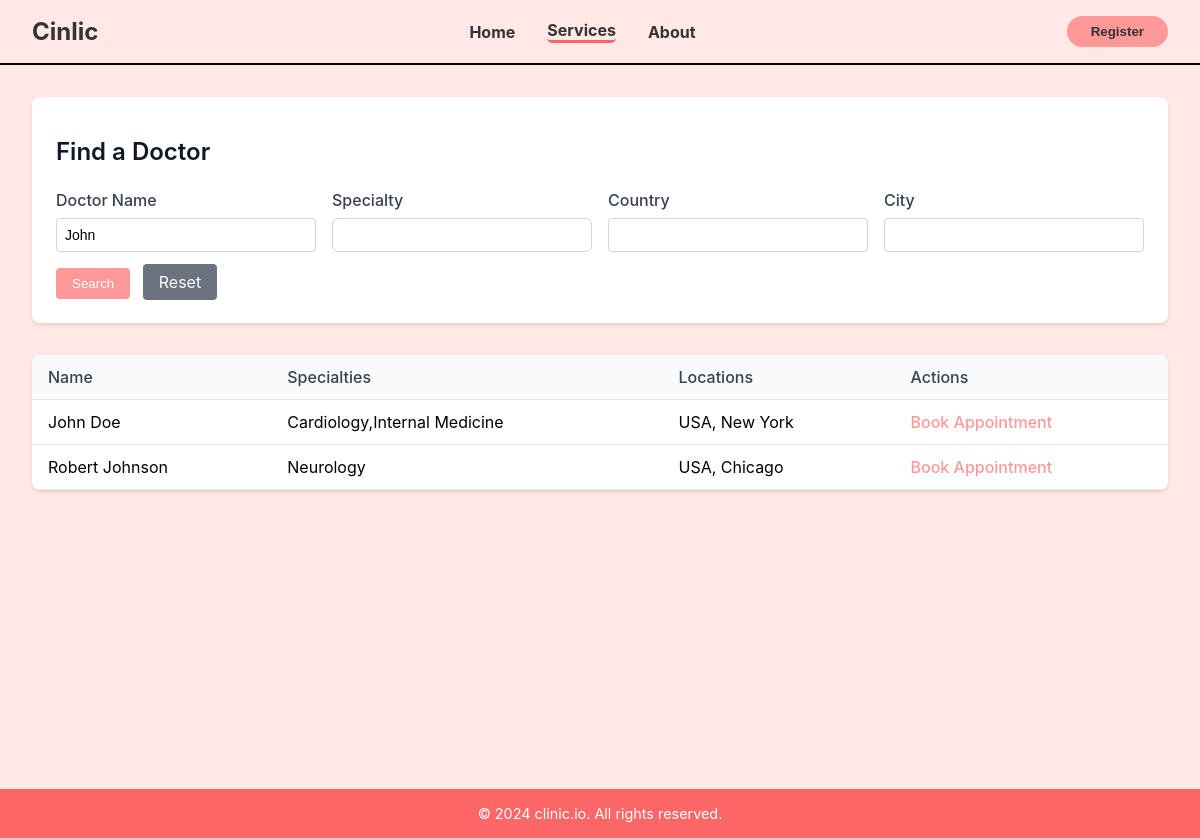
Screenshot of /search.php?name=John with the database file from the repository.
### tables this page shows
CREATE TABLE IF NOT EXISTS patient ( 
    ID INT NOT NULL PRIMARY KEY AUTO_INCREMENT, 
    First_Name VARCHAR(50) NOT NULL,
    Last_Name VARCHAR(50) NOT NULL, 
    Email VARCHAR(100) NOT NULL UNIQUE, 
    pwd VARCHAR(255) NOT NULL, 
    phoneNum VARCHAR(15) NOT NULL, 
    DOB DATE NOT NULL, 
    gender VARCHAR(10) NOT NULL, 
    BloodType VARCHAR(3) NOT NULL,
    Created_AT TIMESTAMP DEFAULT CURRENT_TIMESTAMP,
    Updated_AT TIMESTAMP DEFAULT CURRENT_TIMESTAMP ON UPDATE CURRENT_TIMESTAMP, 
    Session_ID VARCHAR(128) DEFAULT NULL,
    CONSTRAINT chk_gender CHECK (gender IN ('Male', 'Female')),
    CONSTRAINT chk_bloodtype CHECK (BloodType IN ('A+', 'A-', 'B+', 'B-', 'AB+', 'AB-', 'O+', 'O-'))
);

### includes/search_model.inc.php (called while the page is built, shortened)
<?php
function findDoctors($pdo, array $params, array $where_conditions)
{
    $query = "
    SELECT DISTINCT
        p.ID,
        p.First_Name,
        p.Last_Name,
        GROUP_CONCAT(DISTINCT s.Specialty_Name) as Specialties,
        GROUP_CONCAT(DISTINCT CONCAT(l.Country, ', ', l.City)) as Locations
    FROM patient p
    INNER JOIN doctor d ON p.ID = d.ID
    LEFT JOIN specialty s ON d.ID = s.DoctorID
    LEFT JOIN appointment a ON d.ID = a.DoctorID
    LEFT JOIN location l ON a.LocationID = l.ID
";
    if (!empty($where_conditions)) {
        $query .= " WHERE " . implode(" AND ", $where_conditions);
    }
    $query .= " GROUP BY p.ID, p.First_Name, p.Last_Name";
    try {
        $stmt = $pdo->prepare($query);
        $stmt->execute($params);
        return  $stmt->fetchAll();
    } catch (PDOException $e) {
        error_log("Query failed: " . $e->getMessage());
        return [];
    }
}

### search.php (the view, shortened to what this page needs)
<?php
try {
    $db = Database::getInstance();
    $pdo = $db->getConnection();
    $pdo->setAttribute(PDO::ATTR_ERRMODE, PDO::ERRMODE_EXCEPTION);
} catch (PDOException $e) {
    die("Connection failed: " . $e->getMessage());
}
$where_conditions = [];
$params = [];
if (!empty($_GET['name'])) {
    $name = $_GET['name'];
    $where_conditions[] = "(p.First_Name LIKE :name OR p.Last_Name LIKE :name2)";
    $params[':name'] = "%$name%";
    $params[':name2'] = "%$name%";
}
require_once 'includes/search_model.inc.php';
$results = findDoctors($pdo, $params, $where_conditions);
function h($str)
{
    return htmlspecialchars($str, ENT_QUOTES, 'UTF-8');
}
?>
<!DOCTYPE html>
<html lang="en">
<head>
    <link rel="stylesheet" href="css/layout.css">
    <link rel="stylesheet" href="css/search.css">
</head>
<body>
    <nav>
        <div class="logo">Cinlic</div>
        <div class="nav-links">
            <a href="index.php">Home</a>
            <a href="#" class="active">Services</a>
            <a href="about.php">About</a>
        </div>
        <?php if (!isset($_SESSION['login_user_id'])) : ?>
            <a href="signin_up.php"><button class="register-btn">Register</button></a>
        <?php endif; ?>
    </nav>
    <main>
        <div class="search-container">
            <h1 style="margin-bottom: 1.5rem; color: #111827; font-size: 1.5rem; font-weight: 600;">Find a Doctor</h1>
            <form method="GET">
                <div class="search-grid">
                    <div class="search-field">
                        <label>Doctor Name</label>
                        <input type="text" name="name" value="<?= h($_GET['name'] ?? '') ?>">
                    </div>
                    <div class="search-field">
                        <label>Specialty</label>
                        <div class="custom-select">
                            <input type="text" name="specialty" id="specialty-input"
                                value="<?= h($_GET['specialty'] ?? '') ?>"
                                autocomplete="off">
                        </div>
                    </div>
                    <div class="search-field">
                        <label>Country</label>
                        <input type="text" name="country" value="<?= h($_GET['country'] ?? '') ?>">
                    </div>
                    <div class="search-field">
                        <label>City</label>
                        <input type="text" name="city" value="<?= h($_GET['city'] ?? '') ?>">
                    </div>
                </div>
                <div class="button-group">
                    <button type="submit" class="search-btn">Search</button>
                    <a href="<?= h($_SERVER['PHP_SELF']) ?>" class="reset-btn" style="text-decoration: none; ">Reset</a>
                </div>
            </form>
        </div>
        <table class="results-table">
            <thead>
                <tr>
                    <th>Name</th>
                    <th>Specialties</th>
                    <th>Locations</th>
                    <th>Actions</th>
                </tr>
            </thead>
            <tbody>
                <?php if (!empty($results)): ?>
                    <?php foreach ($results as $row): ?>
                        <tr>
                            <td><?= h($row['First_Name'] . ' ' . $row['Last_Name']) ?></td>
                            <td><?= h($row['Specialties'] ?? 'Not specified') ?></td>
                            <td><?= h($row['Locations'] ?? 'Not specified') ?></td>
                            <td>
                                <a href="appointment.php?doctor_id=<?= h($row['ID']) ?>" class="book-btn">
                                    Book Appointment
                                </a>
                            </td>
                        </tr>
                    <?php endforeach; ?>
                <?php endif; ?>
            </tbody>
        </table>
    </main>
    <footer>
        &copy; 2024 clinic.io. All rights reserved.
    </footer>
</body>
</html>

### css/layout.css (style rules this page uses)
body { margin: 0; font-family: -apple-system, BlinkMacSystemFont, "Segoe UI", Roboto, sans-serif; background-color: #ffe8e6; }
nav { display: flex; justify-content: space-between; padding: 1rem 2rem; align-items: center; background-color: #ffe8e6; border-bottom: 2px solid rgba(0, 0, 0, 1); font-weight: 700; }
.logo { font-size: 1.5rem; font-weight: bold; color: #333; }
.nav-links { display: flex; align-items: center; gap: 2rem; justify-content: center; flex-grow: 1; }
.nav-links a { text-decoration: none; color: #333; transition: 0.3s ease; }
.register-btn { background-color: #ff9999; padding: 0.5rem 1.5rem; border-radius: 20px; font-weight: 700; border: none; color: #333; cursor: pointer; }
.active { border-bottom: #fd6767 solid; border-radius: 5px; }
footer { background-color: #fd6767; color: #fff; padding: 1rem 2rem; text-align: center; font-size: 0.9rem; }

### css/search.css (style rules this page uses)
main { padding: 2rem; max-width: 1200px; margin: 0 auto; min-height: calc(100vh - 140px); }
.search-container { background-color: white; padding: 1.5rem; border-radius: 8px; box-shadow: 0 2px 4px rgba(0, 0, 0, 0.1); margin-bottom: 2rem; }
.search-grid { display: grid; grid-template-columns: repeat(auto-fit, minmax(240px, 1fr)); gap: 1rem; margin-bottom: 1rem; }
.search-field { display: flex; flex-direction: column; }
.search-field label { margin-bottom: 0.5rem; font-weight: 500; color: #374151; }
.search-field input { padding: 0.5rem; border: 1px solid #d1d5db; border-radius: 4px; font-size: 0.875rem; }
.button-group { margin-top: 1rem; }
.search-btn { box-sizing: border-box; background-color: #ff9999; color: white; padding: 0.5rem 1rem; border: none; border-radius: 4px; cursor: pointer; font-weight: 500; }
.reset-btn { box-sizing: border-box; background-color: #6b7280; color: white; padding: 0.5rem 1rem; border: none; border-radius: 4px; margin-left: 0.5rem; cursor: pointer; }
.results-table { width: 100%; border-collapse: separate; border-spacing: 0; background-color: white; border-radius: 8px; overflow: hidden; box-shadow: 0 2px 4px rgba(0, 0, 0, 0.1); }
.results-table th { background-color: #f9fafb; padding: 0.75rem 1rem; text-align: left; font-weight: 500; color: #374151; border-bottom: 1px solid #e5e7eb; }
.results-table td { padding: 0.75rem 1rem; border-bottom: 1px solid #e5e7eb; }
.book-btn { color: #ff9999; text-decoration: none; font-weight: 500; }
.custom-select { position: relative; width: 100%; }
.custom-select input { width: 100%; padding: 0.5rem; border: 1px solid #d1d5db; border-radius: 0.375rem; }
.custom-select input { box-sizing: border-box; width: 100%; padding: 0.5rem; border: 1px solid #d1d5db; border-radius: 0.375rem; }

### rows the page displays
patient: First_Name+Last_Name "John Doe", Specialties "Cardiology,Internal Medicine", Locations "USA, New York"
patient: First_Name+Last_Name "Robert Johnson", Specialties "Neurology", Locations "USA, Chicago"
